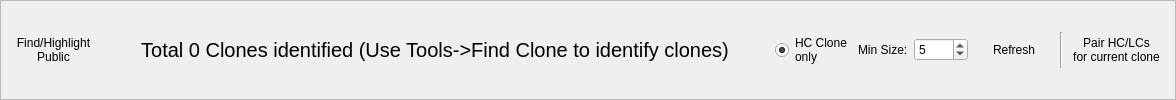
         <widget class="QFrame" name="frame_19">
          <property name="frameShape">
           <enum>QFrame::StyledPanel</enum>
          </property>
          <property name="frameShadow">
           <enum>QFrame::Raised</enum>
          </property>
          <layout class="QGridLayout" name="gridLayout_45">
           <item row="0" column="3">
            <spacer name="horizontalSpacer_23">
             <property name="orientation">
              <enum>Qt::Horizontal</enum>
             </property>
             <property name="sizeHint" stdset="0">
              <size>
               <width>40</width>
               <height>20</height>
              </size>
             </property>
            </spacer>
           </item>
           <item row="0" column="0">
            <widget class="QPushButton" name="pushButtonPublicClone">
             <property name="maximumSize">
              <size>
               <width>150</width>
               <height>16777215</height>
              </size>
             </property>
             <property name="text">
              <string>Find/Highlight 
Public</string>
             </property>
             <property name="icon">
              <iconset resource="Resources/VgenesResources.qrc">
               <normaloff>:/PNG-Icons/tree.png</normaloff>:/PNG-Icons/tree.png</iconset>
             </property>
             <property name="iconSize">
              <size>
               <width>35</width>
               <height>35</height>
              </size>
             </property>
             <property name="flat">
              <bool>true</bool>
             </property>
            </widget>
           </item>
           <item row="0" column="2">
            <widget class="QLabel" name="titleClone">
             <property name="font">
              <font>
               <pointsize>15</pointsize>
              </font>
             </property>
             <property name="text">
              <string>Total 0 Clones identified (Use Tools-&gt;Find Clone to identify clones)</string>
             </property>
             <property name="alignment">
              <set>Qt::AlignCenter</set>
             </property>
            </widget>
           </item>
           <item row="0" column="6">
            <widget class="QSpinBox" name="spinBoxMinCloneSize">
             <property name="maximum">
              <number>9999</number>
             </property>
             <property name="value">
              <number>5</number>
             </property>
            </widget>
           </item>
           <item row="0" column="4">
            <widget class="QRadioButton" name="radioButtonHConly">
             <property name="text">
              <string>HC Clone
only</string>
             </property>
             <property name="checked">
              <bool>true</bool>
             </property>
            </widget>
           </item>
           <item row="0" column="5">
            <widget class="QLabel" name="label_104">
             <property name="text">
              <string>Min Size:</string>
             </property>
            </widget>
           </item>
           <item row="0" column="9">
            <widget class="QPushButton" name="pushButtonPairClone">
             <property name="maximumSize">
              <size>
               <width>180</width>
               <height>40</height>
              </size>
             </property>
             <property name="text">
              <string>Pair HC/LCs
for current clone</string>
             </property>
             <property name="icon">
              <iconset resource="Resources/VgenesResources.qrc">
               <normaloff>:/PNG-Icons/pairClone.png</normaloff>:/PNG-Icons/pairClone.png</iconset>
             </property>
             <property name="iconSize">
              <size>
               <width>60</width>
               <height>40</height>
              </size>
             </property>
             <property name="flat">
              <bool>true</bool>
             </property>
            </widget>
           </item>
           <item row="0" column="1">
            <spacer name="horizontalSpacer_24">
             <property name="orientation">
              <enum>Qt::Horizontal</enum>
             </property>
             <property name="sizeHint" stdset="0">
              <size>
               <width>40</width>
               <height>20</height>
              </size>
             </property>
            </spacer>
           </item>
           <item row="0" column="7">
            <widget class="QPushButton" name="RefreshClone">
             <property name="maximumSize">
              <size>
               <width>100</width>
               <height>16777215</height>
              </size>
             </property>
             <property name="text">
              <string>Refresh</string>
             </property>
             <property name="icon">
              <iconset resource="Resources/VgenesResources.qrc">
               <normaloff>:/PNG-Icons/refresh.png</normaloff>:/PNG-Icons/refresh.png</iconset>
             </property>
             <property name="iconSize">
              <size>
               <width>35</width>
               <height>35</height>
              </size>
             </property>
             <property name="flat">
              <bool>true</bool>
             </property>
            </widget>
           </item>
           <item row="0" column="8">
            <widget class="Line" name="line_17">
             <property name="orientation">
              <enum>Qt::Vertical</enum>
             </property>
            </widget>
           </item>
          </layout>
         </widget>
